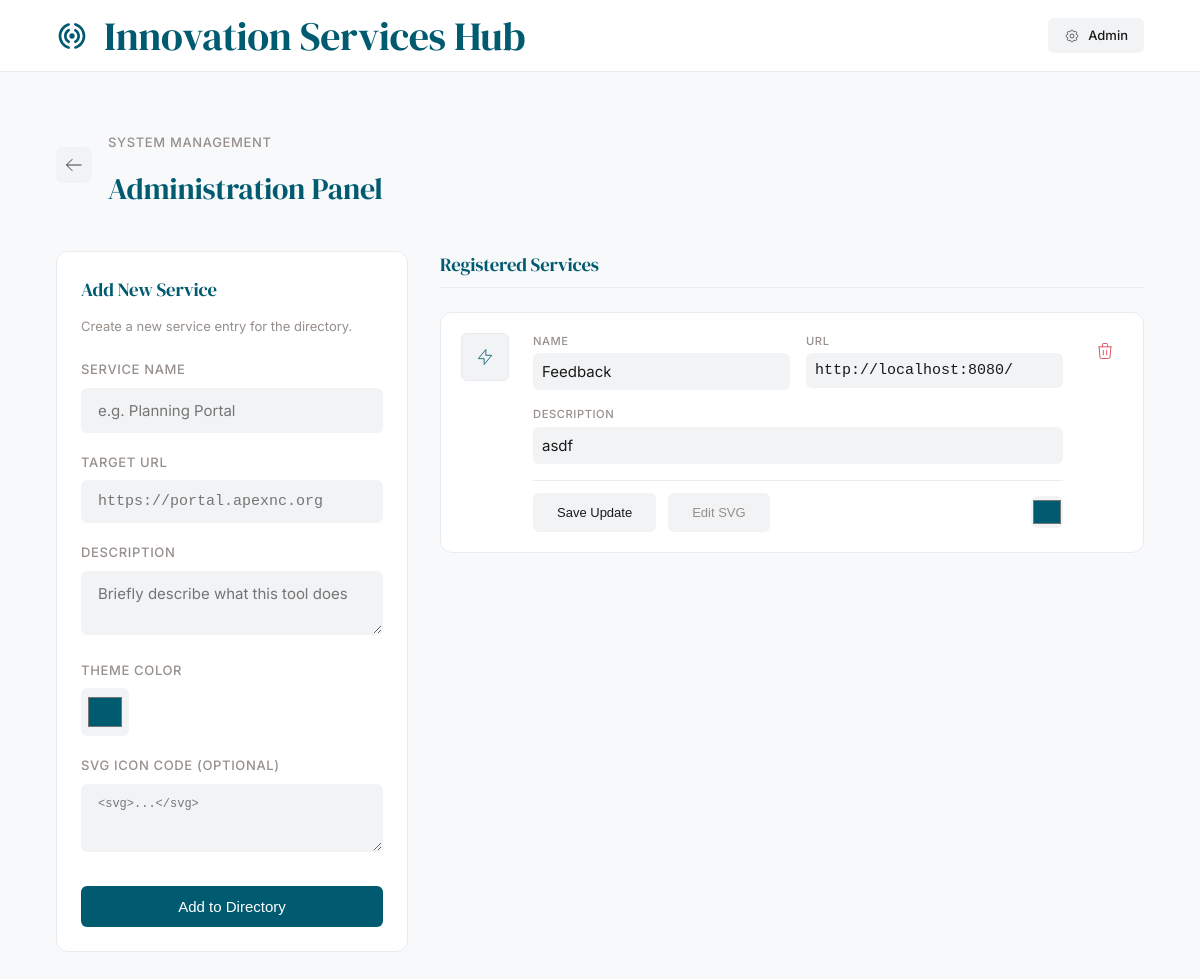
/admin, run on an earlier commit of the app's database.
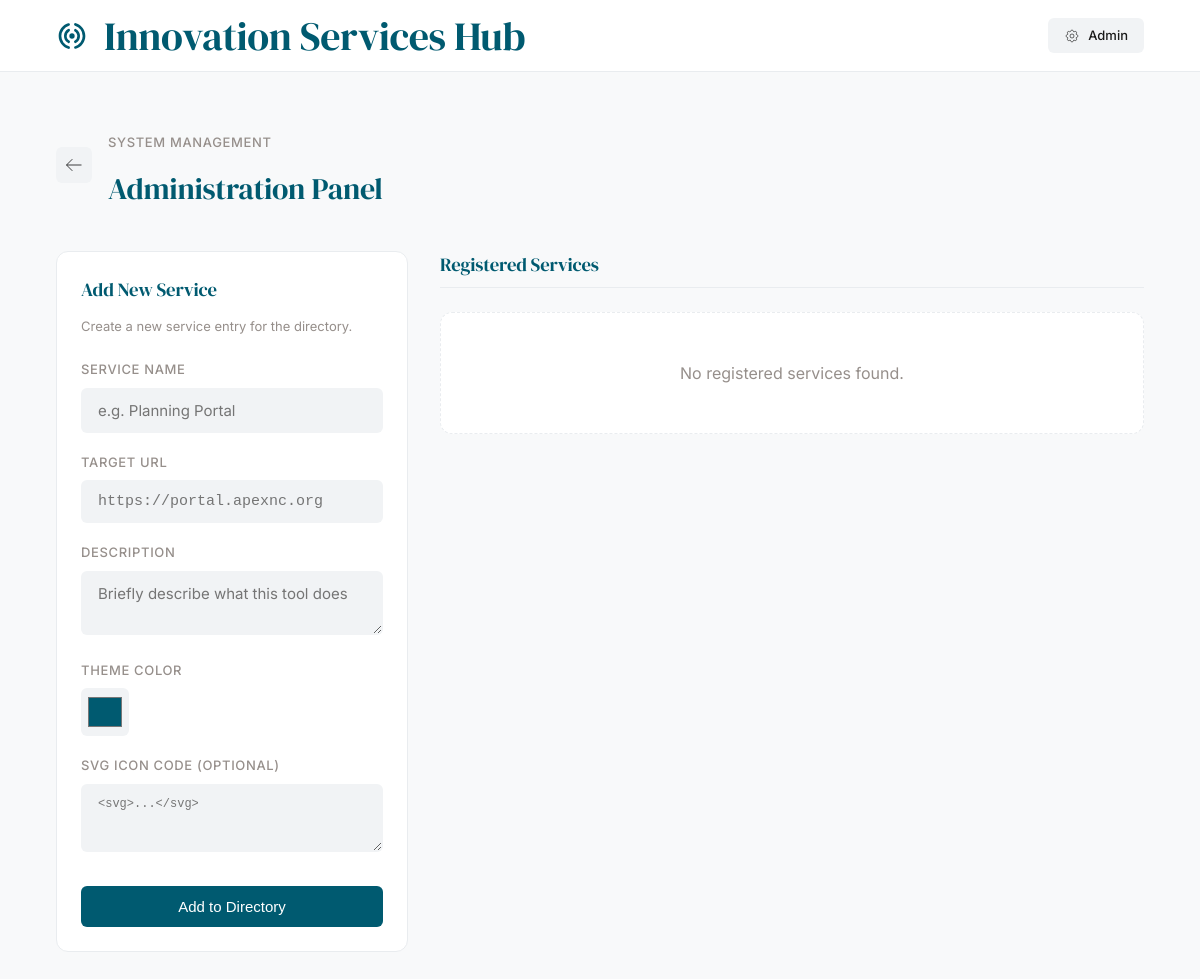
And on a later commit of the database.
### main.py (models this page shows)
class ServiceLink(Base):
    __tablename__ = "services"
    id = Column(Integer, primary_key=True, index=True)
    name = Column(String, index=True)
    description = Column(String)
    url = Column(String)
    icon_svg = Column(Text)
    color = Column(String)

### main.py (the view)
@app.get("/admin", response_class=HTMLResponse)
async def read_admin(request: Request, db: Session = Depends(get_db)):
    services = db.query(ServiceLink).all()
    return templates.TemplateResponse(request=request, name="admin.html", context={"services": services})

### templates/admin.html (shortened to what this page needs)
{% extends "base.html" %}
{% block content %}
<div style="margin-bottom: 2.5rem; display: flex; align-items: center; gap: 1rem;">
    <a href="./" class="btn btn-secondary" style="padding: 0.5rem;">
        <svg class="icon" viewBox="0 0 24 24">
            <path d="M10 19l-7-7m0 0l7-7m-7 7h18" />
        </svg>
    </a>
    <div>
        <p class="metadata">System Management</p>
        <h2 class="title-display mt-1">Administration Panel</h2>
    </div>
</div>
<div style="display: grid; grid-template-columns: 1fr 2fr; gap: 2rem;">
    <aside>
        <div class="card" style="padding: 1.5rem; position: sticky; top: 100px;">
            <h3 class="title-display">Add New Service</h3>
            <p class="body-text" style="font-size: 0.8125rem; color: var(--brand-rosy); margin-bottom: 1.5rem;">Create a
                new service entry for the directory.</p>
            <form action="admin/add" method="POST" style="display: flex; flex-direction: column; gap: 1.25rem;">
                <div>
                    <label class="metadata" style="display: block; margin-bottom: 0.5rem;">Service Name</label>
                    <input type="text" name="name" required placeholder="e.g. Planning Portal">
                </div>
                <div>
                    <label class="metadata" style="display: block; margin-bottom: 0.5rem;">Target URL</label>
                    <input type="text" name="url" required placeholder="https://portal.apexnc.org"
                        style="font-family: monospace;">
                </div>
                <div>
                    <label class="metadata" style="display: block; margin-bottom: 0.5rem;">Description</label>
                    <textarea name="description" rows="2" placeholder="Briefly describe what this tool does"></textarea>
                </div>
                <div style="display: flex; align-items: center; gap: 1rem;">
                    <div>
                        <label class="metadata" style="display: block; margin-bottom: 0.5rem;">Theme Color</label>
                        <input type="color" name="color" value="#005a70"
                            style="width: 3rem; height: 3rem; padding: 0.25rem;">
                    </div>
                </div>
                <div>
                    <label class="metadata" style="display: block; margin-bottom: 0.5rem;">SVG Icon Code
                        (Optional)</label>
                    <textarea name="icon_svg" rows="3" placeholder="<svg>...</svg>"
                        style="font-family: monospace; font-size: 0.75rem;"></textarea>
                </div>
                <button type="submit" class="btn btn-primary" style="width: 100%; margin-top: 0.5rem;">Add to
                    Directory</button>
            </form>
        </div>
    </aside>
    <section>
        <h3 class="title-display"
            style="margin-bottom: 1.5rem; padding-bottom: 0.5rem; border-bottom: 1px solid var(--border-line);">
            Registered Services</h3>
        <div style="display: flex; flex-direction: column; gap: 1rem;">
            {% if services %}
            {% for service in services %}
            <div class="card" style="padding: 1.25rem; display: flex; gap: 1.5rem;">
                <div
                    style="width: 3rem; height: 3rem; border-radius: var(--radius-btn); background: var(--bg-inner); flex-shrink: 0; display: flex; align-items: center; justify-content: center; color: {{ service.color }}; border: 1px solid var(--border-line);">
                    {% if service.icon_svg %}
                    {{ service.icon_svg | safe }}
                    {% else %}
                    <svg class="icon" viewBox="0 0 24 24">
                        <path d="M13 10V3L4 14h7v7l9-11h-7z" />
                    </svg>
                    {% endif %}
                </div>
                <div style="flex-grow: 1;">
                    <form action="admin/edit/{{ service.id }}" method="POST"
                        style="display: flex; flex-direction: column; gap: 1rem;">
                        <div style="display: grid; grid-template-columns: 1fr 1fr; gap: 1rem;">
                            <div>
                                <label class="metadata"
                                    style="font-size: 0.7rem; display: block; margin-bottom: 0.25rem;">Name</label>
                                <input type="text" name="name" value="{{ service.name }}" required
                                    style="padding: 0.5rem;">
                            </div>
                            <div>
                                <label class="metadata"
                                    style="font-size: 0.7rem; display: block; margin-bottom: 0.25rem;">URL</label>
                                <input type="text" name="url" value="{{ service.url }}" required
                                    style="padding: 0.5rem; font-family: monospace;">
                            </div>
                        </div>
                        <div>
                            <label class="metadata"
                                style="font-size: 0.7rem; display: block; margin-bottom: 0.25rem;">Description</label>
                            <input type="text" name="description" value="{{ service.description }}"
                                style="padding: 0.5rem;">
                        </div>
                        <div
                            style="display: flex; align-items: center; gap: 0.75rem; padding-top: 0.75rem; border-top: 1px solid var(--border-line);">
                            <button type="submit" class="btn btn-secondary" style="font-size: 0.8125rem;">Save
                                Update</button>
                            <button type="button"
                                onclick="const el = document.getElementById('svg-edit-{{ service.id }}'); el.style.display = el.style.display === 'none' ? 'block' : 'none';"
                                class="btn btn-secondary" style="font-size: 0.8125rem; color: var(--brand-rosy);">Edit
                                SVG</button>
                            <div style="margin-left: auto;">
                                <input type="color" name="color" value="{{ service.color }}"
                                    style="width: 2rem; height: 2rem; padding: 0; border: none; cursor: pointer;">
                            </div>
                        </div>
                    </form>
                </div>
                <div style="flex-shrink: 0;">
                    <form action="admin/delete/{{ service.id }}" method="POST"
                        onsubmit="return confirm('Remove this service from the registry?');">
                        <button type="submit" class="btn"
                            style="background: transparent; color: #dc3545; padding: 0.5rem;">
                            <svg class="icon" viewBox="0 0 24 24">
                                <path
                                    d="M19 7l-.867 12.142A2 2 0 0116.138 21H7.862a2 2 0 01-1.995-1.858L5 7m5 4v6m4-6v6m1-10V4a1 1 0 00-1-1h-4a1 1 0 00-1 1v3M4 7h16" />
                            </svg>
                        </button>
                    </form>
                </div>
            </div>
            {% endfor %}
            {% else %}
            <div class="card"
                style="padding: 3rem; text-align: center; border-style: dashed; color: var(--brand-rosy);">
                No registered services found.
            </div>
            {% endif %}
        </div>
    </section>
</div>
{% endblock %}

### templates/base.html (shortened to what this page needs)
<!DOCTYPE html>
<html lang="en">
<head>
    <link rel="stylesheet" href="{{ BASE_PATH }}/static/apex-modern.css">
</head>
<body>
    <header>
        <div class="app-container">
            <div class="header-content"
                style="display: flex; align-items: center; justify-content: space-between; width: 100%;">
                <div style="display: flex; align-items: center; gap: 1rem;">
                    <a href="./" style="display: flex; align-items: center; gap: 1rem; text-decoration: none;">
                        <img src="{{ BASE_PATH }}/static/logo.svg" class="app-logo" alt="Innovation Services Hub logo">
                        <h1 class="title-display">Innovation Services Hub</h1>
                    </a>
                </div>
                <nav>
                    <a href="admin" class="btn btn-secondary" style="padding: 0.5rem 1rem; font-size: 0.8125rem;">
                        Admin
                    </a>
                </nav>
            </div>
        </div>
    </header>
    <main class="main-content">
        <div class="app-container">
            {% block content %}{% endblock %}
        </div>
    </main>
</body>
</html>

### static/apex-modern.css (style rules this page uses)
:root { --bg-canvas: #f8f9fa; --bg-surface: #ffffff; --bg-inner: #f1f3f5; --brand-teal: #005a70; --brand-rosy: #968f8b; --text-main: #1a1a1a; --border-line: #e9ecef; --radius-btn: 6px; --radius-card: 12px; --radius-modal: 16px; --logo-size: 32px; --container-width: 1152px; --header-height: 72px; }
* { box-sizing: border-box; -webkit-font-smoothing: antialiased; }
body { margin: 0; padding: 0; font-family: 'Inter', system-ui, -apple-system, sans-serif; background-color: var(--bg-canvas); color: var(--text-main); line-height: 1.5; display: flex; flex-direction: column; min-height: 100vh; }
h1, h2, h3, .title-display { font-family: 'DM Serif Display', serif; font-weight: 400; margin: 0; letter-spacing: -0.01em; color: var(--brand-teal); text-align: left; }
h1 { font-size: 2.5rem; line-height: 1.1; }
h2 { font-size: 1.875rem; }
p, .body-text { font-family: 'Inter', sans-serif; font-size: 1rem; color: var(--text-main); }
.metadata { font-size: 0.8125rem; color: var(--brand-rosy); font-weight: 500; text-transform: uppercase; letter-spacing: 0.05em; }
.app-container { width: 100%; max-width: var(--container-width); margin: 0 auto; padding: 0 2rem; text-align: left; }
header { height: var(--header-height); background: var(--bg-surface); border-bottom: 1px solid var(--border-line); display: flex; align-items: center; position: sticky; top: 0; z-index: 100; }
.main-content { padding-top: 3rem; padding-bottom: 5rem; flex: 1; }
.card { background: var(--bg-surface); border: 1px solid var(--border-line); border-radius: var(--radius-card); padding: 2.5rem; transition: transform 0.3s ease-out, box-shadow 0.3s ease-out; }
input, textarea, select, .inner-well { background: var(--bg-inner); border: 1px solid transparent; border-radius: var(--radius-btn); padding: 0.75rem 1rem; font-family: inherit; font-size: 0.9375rem; color: var(--text-main); width: 100%; transition: border-color 0.2s ease; }
.btn { display: inline-flex; align-items: center; justify-content: center; gap: 0.5rem; padding: 0.75rem 1.5rem; font-weight: 500; font-size: 0.9375rem; border-radius: var(--radius-btn); cursor: pointer; transition: all 0.3s ease-out; border: none; text-decoration: none; }
.btn-primary { background: var(--brand-teal); color: white; }
.btn-secondary { background: var(--bg-inner); color: var(--text-main); }
.mt-1 { margin-top: 0.25rem; }
.icon { width: 20px; height: 20px; stroke: currentColor; fill: none; }
.app-logo { width: var(--logo-size); height: var(--logo-size); flex-shrink: 0; }

What changed in the data, as far as the page shows it:
removed ServiceLink: name "Feedback", url "http://localhost:8080/", description "asdf", color "#005a70"
Also different on the page:
text now shown: "No registered services found."
